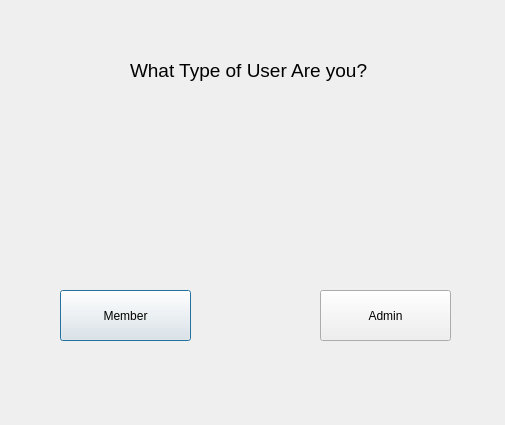
<?xml version="1.0" encoding="UTF-8"?>
<ui version="4.0">
 <class>usertype</class>
 <widget class="QDialog" name="usertype">
  <property name="geometry">
   <rect>
    <x>0</x>
    <y>0</y>
    <width>505</width>
    <height>425</height>
   </rect>
  </property>
  <property name="windowTitle">
   <string>User</string>
  </property>
  <widget class="QLabel" name="label">
   <property name="geometry">
    <rect>
     <x>130</x>
     <y>40</y>
     <width>261</width>
     <height>61</height>
    </rect>
   </property>
   <property name="font">
    <font>
     <pointsize>14</pointsize>
    </font>
   </property>
   <property name="text">
    <string>What Type of User Are you?</string>
   </property>
  </widget>
  <widget class="QPushButton" name="member_btn">
   <property name="geometry">
    <rect>
     <x>60</x>
     <y>290</y>
     <width>131</width>
     <height>51</height>
    </rect>
   </property>
   <property name="text">
    <string>Member</string>
   </property>
  </widget>
  <widget class="QPushButton" name="admin_btn">
   <property name="geometry">
    <rect>
     <x>320</x>
     <y>290</y>
     <width>131</width>
     <height>51</height>
    </rect>
   </property>
   <property name="text">
    <string>Admin</string>
   </property>
  </widget>
  <widget class="QLabel" name="member_user">
   <property name="geometry">
    <rect>
     <x>60</x>
     <y>120</y>
     <width>131</width>
     <height>151</height>
    </rect>
   </property>
   <property name="text">
    <string/>
   </property>
  </widget>
  <widget class="QLabel" name="admin_user">
   <property name="geometry">
    <rect>
     <x>320</x>
     <y>130</y>
     <width>131</width>
     <height>151</height>
    </rect>
   </property>
   <property name="text">
    <string/>
   </property>
  </widget>
 </widget>
 <resources/>
 <connections/>
</ui>
